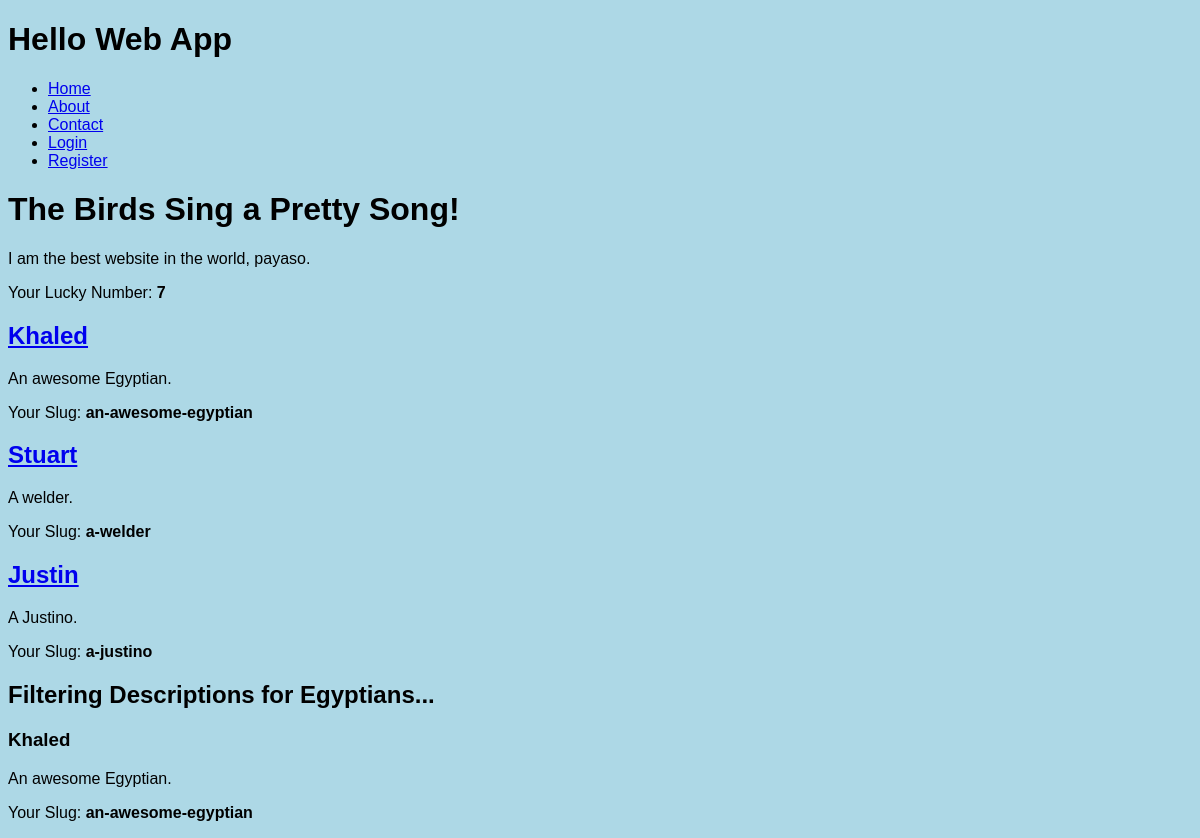
Before: / with the older database file.
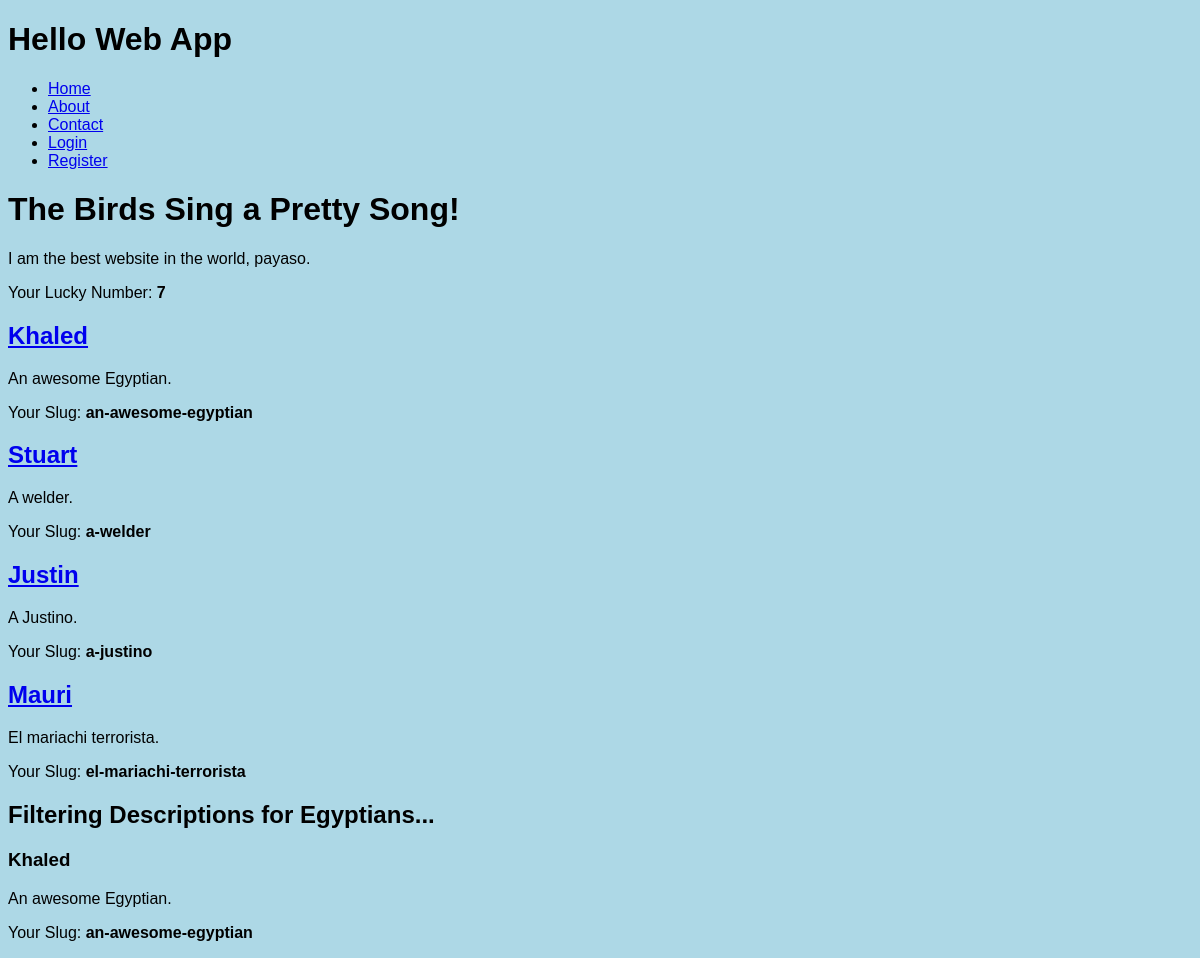
After: the same page with the newer database file.
### collection/models.py (models this page shows)
class SwimFace(models.Model):
	name = models.CharField(max_length=255)
	description = models.TextField()
	slug = models.SlugField(unique=True)
	user = models.OneToOneField(User, blank=True, null=True)

### collection/views.py (the view)
# urls.py: url(r'^$', 'collection.views.index', name='home'),
def index(request):
	number = 7
	swimfaces = SwimFace.objects.all()
	swimfacesFiltered = SwimFace.objects.filter(description__contains='Egyptian')
	return render(request, 'index.html', { 'number': number, 'swimfaces': swimfaces, 'swimfacesFiltered': swimfacesFiltered})

### collection/templates/index.html (shortened to what this page needs)
{% extends 'layouts/base.html' %}
{% block content %}
<h1>The Birds Sing a Pretty Song!</h1>
<p>I am the best website in the world, payaso.</p>
<p>Your Lucky Number: <b>{{ number }}</b></p>
{% for thing in swimfaces %}
<h2><a href="{% url 'swimface_detail' slug=thing.slug %}">{{ thing.name }}</a></h2>
<p>{{ thing.description }}</p>
<p>Your Slug: <b>{{ thing.description|slugify }}</b></p>
{% endfor %}
{% for thing in swimfacesFiltered %}
<h2>Filtering Descriptions for Egyptians...</h2>
<h3>{{ thing.name }}</h3>
<p>{{ thing.description }}</p>
<p>Your Slug: <b>{{ thing.description|slugify }}</b></p>
{% endfor %}
{% endblock %}

Changed rows visible on the page:
added SwimFace: name "Mauri", description "El mariachi terrorista.", description|slugify "el-mariachi-terrorista", shown under "The Birds Sing a Pretty Song!"
